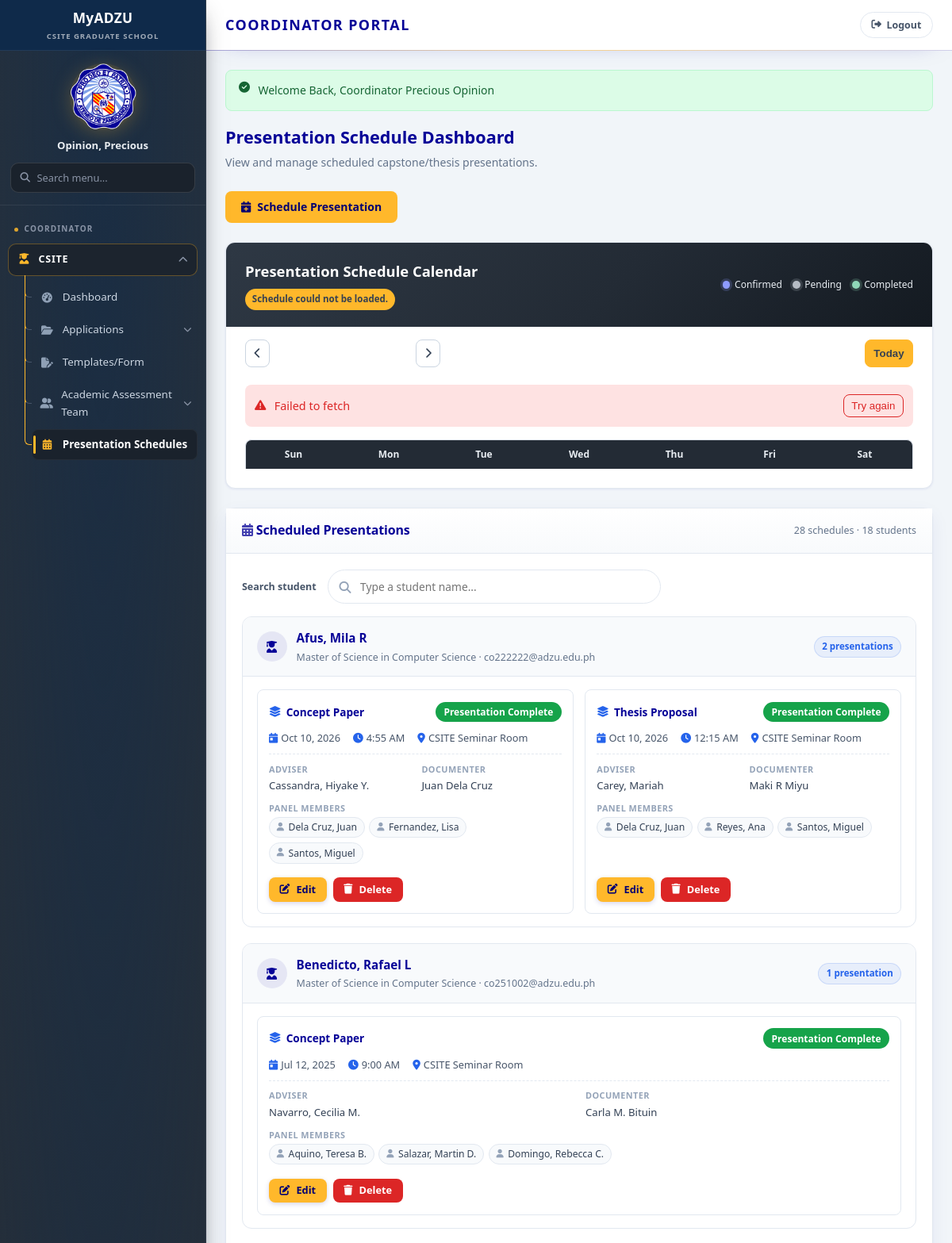
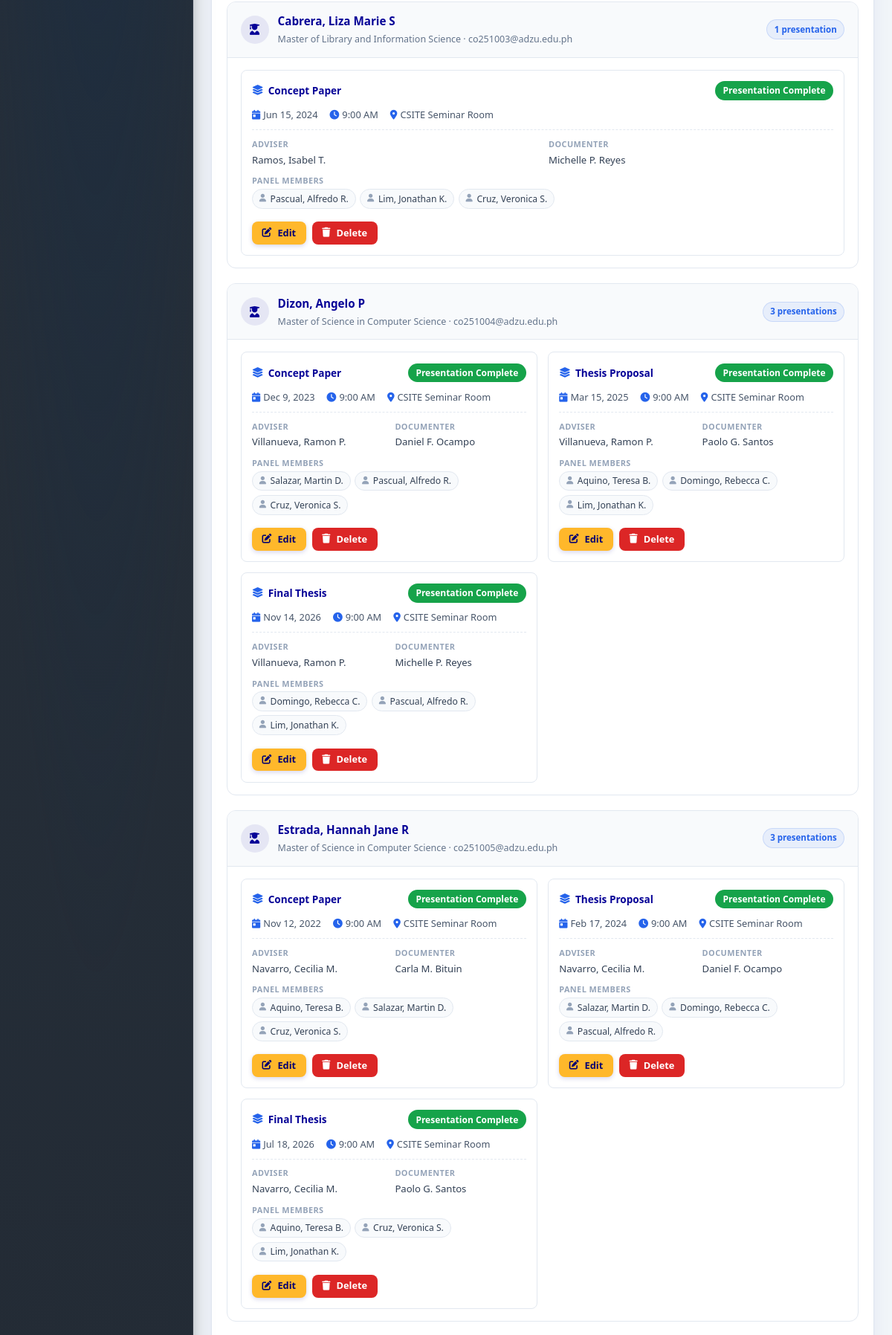
/coordinator/schedule/manage.php (signed in, upper part), run on the app's committed database (2 pictures, top to bottom).
### tables this page shows
CREATE TABLE `students` (
  `student_id` int(11) NOT NULL,
  `user_id` int(11) NOT NULL,
  `first_name` varchar(50) NOT NULL,
  `last_name` varchar(50) NOT NULL,
  `middle_initial` varchar(5) DEFAULT NULL,
  `age` int(11) NOT NULL,
  `gender` varchar(20) NOT NULL,
  `program` varchar(100) NOT NULL,
  `track` enum('thesis','capstone','seminar') NOT NULL,
  `adviser_name` varchar(150) DEFAULT NULL,
  `enrollment_date` date DEFAULT NULL,
  `archived_at` timestamp NULL DEFAULT NULL
);

CREATE TABLE `users` (
  `user_id` int(11) NOT NULL,
  `full_name` varchar(150) NOT NULL,
  `email` varchar(100) NOT NULL,
  `password` varchar(255) NOT NULL,
  `role` enum('student','coordinator','panel','adviser') NOT NULL,
  `created_at` timestamp NOT NULL DEFAULT current_timestamp()
);

CREATE TABLE `schedules` (
  `schedule_id` int(11) NOT NULL,
  `application_id` int(11) NOT NULL,
  `managed_by_user_id` int(11) NOT NULL,
  `presentation_date` date NOT NULL,
  `start_time` time NOT NULL,
  `end_time` time DEFAULT NULL,
  `venue` varchar(200) NOT NULL,
  `adviser_id` int(11) DEFAULT NULL,
  `documentor_first_name` varchar(100) DEFAULT NULL,
  `documentor_middle_name` varchar(100) DEFAULT NULL,
  `documentor_last_name` varchar(100) DEFAULT NULL,
  `status` enum('pending','confirmed','completed','cancelled') NOT NULL DEFAULT 'pending',
  `notes` text DEFAULT NULL,
  `created_at` timestamp NOT NULL DEFAULT current_timestamp(),
  `updated_at` timestamp NOT NULL DEFAULT current_timestamp() ON UPDATE current_timestamp()
);

CREATE TABLE `applications` (
  `application_id` int(11) NOT NULL,
  `user_id` int(11) NOT NULL,
  `presentation_stage` varchar(100) NOT NULL,
  `paper_title` text NOT NULL,
  `status` enum('submitted','under_review','for_payment','payment_recorded','ready_for_presentation','scheduled','approved','requires_revision','completed') DEFAULT 'submitted',
  `coordinator_comment` text DEFAULT NULL,
  `grad_school_endorsed` tinyint(1) NOT NULL DEFAULT 0,
  `payment_recorded` tinyint(1) NOT NULL DEFAULT 0,
  `receipt_number` varchar(100) DEFAULT NULL,
  `payment_date` date DEFAULT NULL,
  `payment_amount` decimal(10,2) DEFAULT NULL,
  `ready_for_presentation` tinyint(1) NOT NULL DEFAULT 0,
  `workflow_state` text DEFAULT NULL,
  `result` varchar(50) DEFAULT NULL,
  `submitted_at` timestamp NOT NULL DEFAULT current_timestamp(),
  `updated_at` timestamp NOT NULL DEFAULT current_timestamp() ON UPDATE current_timestamp(),
  `archived_at` timestamp NULL DEFAULT NULL
);

CREATE TABLE `advisor_pool` (
  `adviser_id` int(11) NOT NULL,
  `name` varchar(150) NOT NULL,
  `qualification` varchar(150) NOT NULL,
  `email` varchar(100) DEFAULT NULL,
  `availability` enum('available','unavailable') NOT NULL DEFAULT 'available',
  `notes` text DEFAULT NULL,
  `created_at` timestamp NOT NULL DEFAULT current_timestamp()
);

### coordinator/schedule/manage.php (the view, shortened to what the rows shown need)
<?php
require_once __DIR__ . '/../../includes/config/db.php';
require_once __DIR__ . '/../../includes/components/calendar.php';
$schedules = databaseSchedules();
if (!isset($pdo) || !($pdo instanceof PDO)) {
    try {
        $dbHost = defined('DB_HOST') ? DB_HOST : 'localhost';
        $dbName = defined('DB_NAME') ? DB_NAME : 'csite_grad_school';
        $dbUser = defined('DB_USER') ? DB_USER : 'root';
        $dbPass = defined('DB_PASS') ? DB_PASS : '';
        $pdo = new PDO("mysql:host={$dbHost};dbname={$dbName};charset=utf8mb4", $dbUser, $dbPass, [
            PDO::ATTR_ERRMODE            => PDO::ERRMODE_EXCEPTION,
            PDO::ATTR_DEFAULT_FETCH_MODE => PDO::FETCH_ASSOC,
        ]);
    } catch (PDOException $e) {
        $pdo = null;
    }
}
$upcomingPresentations = is_array($schedules) ? $schedules : [];
if ($pdo) {
    try {
        $scheduledStmt = $pdo->prepare(
            "SELECT a.application_id AS applicationId,
                    COALESCE(
                        NULLIF(TRIM(CONCAT(s.last_name, ', ', s.first_name, IF(s.middle_initial IS NULL OR TRIM(REPLACE(s.middle_initial, '.', '')) = '', '', CONCAT(' ', TRIM(REPLACE(s.middle_initial, '.', '')))))), ''),
                        u.full_name
                    ) AS studentName,
                    u.email AS studentEmail,
                    a.presentation_stage AS stage,
                    a.workflow_state AS workflowState,
                    a.status
             FROM applications a
             JOIN users u ON u.user_id = a.user_id
             LEFT JOIN students s ON s.user_id = u.user_id
             WHERE a.archived_at IS NULL AND a.status = 'scheduled'"
        );
        $scheduledStmt->execute();
        $coveredAppIds = [];
        foreach ($upcomingPresentations as $existing) {
            $candidate = (int) ($existing['applicationId'] ?? $existing['application_id'] ?? 0);
            if ($candidate > 0) {
                $coveredAppIds[$candidate] = true;
            }
        }
        foreach ($scheduledStmt->fetchAll() as $row) {
            $appId = (int) ($row['applicationId'] ?? 0);
            if ($appId <= 0 || isset($coveredAppIds[$appId])) {
                continue;
            }
            $wf = json_decode((string) ($row['workflowState'] ?? ''), true) ?: [];
            $upcomingPresentations[] = [
                'id'            => 'db_' . $appId,
                'applicationId' => $appId,
                'studentEmail'  => $row['studentEmail'] ?? '',
                'studentName'   => $row['studentName'] ?? '',
                'stage'         => $row['stage'] ?? '',
                'date'          => (string) ($wf['presentation_date'] ?? ''),
                'time'          => (string) ($wf['presentation_time'] ?? ''),
                'venue'         => (string) ($wf['presentation_venue'] ?? ''),
                'panel'         => (string) ($wf['presentation_panel'] ?? 'TBD'),
                'status'        => (($wf['presentation_status'] ?? '') === 'confirmed') ? 'confirmed' : 'pending',
            ];
        }
    } catch (Throwable $e) {
    }
}
usort($upcomingPresentations, static function ($a, $b) {
    $ta = strtotime((string) ($a['date'] ?? ''));
    $tb = strtotime((string) ($b['date'] ?? ''));
    if ($ta && $tb) {
        return $ta <=> $tb;
    }
    return $ta ? -1 : ($tb ? 1 : 0);
});
$schedules = $upcomingPresentations;
$profileCache = [];
$detailsCache = [];
foreach ($schedules as $index => $sch) {
    $email = strtolower(trim((string) ($sch['studentEmail'] ?? '')));
    $stageKey = stageKeyFromLabel((string) ($sch['stage'] ?? ''));
    if ($email !== '' && !array_key_exists($email, $detailsCache)) {
        $detailsCache[$email] = studentPresentationDetails($email);
    }
    if ($email !== '' && !array_key_exists($email, $profileCache)) {
        $profileCache[$email] = studentProfileForEmail($email);
    }
    if (empty($schedules[$index]['panelMembers']) && ctype_digit((string) ($sch['id'] ?? ''))) {
        $members = databaseSchedulePanelMembersForSchedule((int) $sch['id']);
        if ($members) {
            $schedules[$index]['panelMembers'] = array_values(array_map(
                static fn($member) => (string) $member['name'],
                $members
            ));
        }
    }
    $schedules[$index]['stageKey'] = $stageKey;
    $schedules[$index]['profile'] = $profileCache[$email] ?? null;
}
$scheduleGroups = [];
foreach ($schedules as $sch) {
    $groupKey = strtolower(trim((string) ($sch['studentEmail'] ?? '')));
    if (!isset($scheduleGroups[$groupKey])) {
        $scheduleGroups[$groupKey] = [
            'name' => (string) ($sch['studentName'] ?? $sch['student'] ?? ''),
            'email' => (string) ($sch['studentEmail'] ?? ''),
            'program' => (string) ($sch['profile']['program'] ?? ''),
            'track' => (string) ($sch['profile']['track'] ?? ''),
            'schedules' => [],
        ];
    }
    $scheduleGroups[$groupKey]['schedules'][] = $sch;
}
usort($scheduleGroups, static fn($a, $b) => strcasecmp($a['name'], $b['name']));
require_once __DIR__ . '/../../includes/layout/header.php';
?>
<div class="page-header">
    <h2>Presentation Schedule Dashboard</h2>
</div>
<div class="card">
    <div class="card-body">
        <?php if (!$scheduleGroups): ?>
        <p class="psched-empty">No presentations scheduled yet.</p>
        <?php else: ?>
        <div class="psched-groups" id="pschedGroups">
            <?php foreach ($scheduleGroups as $group): ?>
            <section class="psched-group">
                <header class="psched-group-head">
                    <span class="psched-avatar"><i class="fas fa-user-graduate"></i></span>
                    <div class="psched-group-title">
                        <h4><?= htmlspecialchars($group['name']) ?></h4>
                        <p><?= htmlspecialchars(($group['program'] !== '' ? $group['program'] : 'Program not set') . ($group['email'] !== '' ? ' · ' . $group['email'] : '')) ?></p>
                    </div>
                    <span class="psched-count"><?= count($group['schedules']) ?> presentation<?= count($group['schedules']) === 1 ? '' : 's' ?></span>
                </header>
                <div class="psched-entries">
                    <?php foreach ($group['schedules'] as $sch):
                        $adviser = trim((string) ($sch['adviser'] ?? ''));
                        $documentor = trim((string) ($sch['documentor'] ?? ''));
                        $documentor = trim(preg_replace('/\s*\([^)]*\)/', ' ', $documentor) ?? '');
                        $panelMembers = $sch['panelMembers'] ?? [];
                        $panelFallback = trim((string) ($sch['panel'] ?? ''));
                        $dateRaw = (string) ($sch['date'] ?? '');
                        $dateLabel = $dateRaw !== '' ? date('M j, Y', strtotime($dateRaw)) : '—';
                        $timeRaw = (string) ($sch['time'] ?? '');
                        $timeLabel = $timeRaw !== '' ? date('g:i A', strtotime('2000-01-01 ' . $timeRaw)) : '—';
                    ?>
                    <article class="psched-entry">
                        <div class="psched-entry-head">
                            <span class="psched-stage"><i class="fas fa-layer-group"></i> <?= htmlspecialchars((string) $sch['stage']) ?></span>
                            <?= statusBadge((string) $sch['status']) ?>
                        </div>
                        <div class="psched-when">
                            <span><i class="fas fa-calendar-day"></i><?= htmlspecialchars($dateLabel) ?></span>
                            <span><i class="fas fa-clock"></i><?= htmlspecialchars($timeLabel) ?></span>
                            <?php if (!empty($sch['venue'])): ?>
                            <span><i class="fas fa-map-marker-alt"></i><?= htmlspecialchars((string) $sch['venue']) ?></span>
                            <?php endif; ?>
                        </div>
                        <div class="psched-team">
                            <div class="psched-person">
                                <span class="psched-label">Adviser</span>
                                <span><?= $adviser !== '' ? htmlspecialchars($adviser) : '<span class="psched-none">Not assigned</span>' ?></span>
                            </div>
                            <div class="psched-person">
                                <span class="psched-label">Documenter</span>
                                <span><?= $documentor !== '' ? htmlspecialchars($documentor) : '<span class="psched-none">Not assigned</span>' ?></span>
                            </div>
                            <div class="psched-person is-wide">
                                <span class="psched-label">Panel Members</span>
                                <?php if ($panelMembers): ?>
                                <span class="psched-chips">
                                    <?php foreach ($panelMembers as $member): ?>
                                    <span class="psched-chip"><i class="fas fa-user"></i> <?= htmlspecialchars((string) $member) ?></span>
                                    <?php endforeach; ?>
                                </span>
                                <?php elseif ($panelFallback !== '' && strcasecmp($panelFallback, 'TBD') !== 0): ?>
                                <span><?= htmlspecialchars($panelFallback) ?></span>
                                <?php else: ?>
                                <span class="psched-none">Not assigned</span>
                                <?php endif; ?>
                            </div>
                        </div>
                        <div class="psched-actions">
                            <?php if (strpos((string) ($sch['id'] ?? ''), 'db_') !== 0): ?>
                            <a href="<?= url('coordinator/schedule/edit.php?id=' . urlencode((string) $sch['id'])) ?>" class="btn btn-primary coord-edit-btn" title="Edit schedule"><i class="fas fa-pen-to-square" aria-hidden="true"></i> Edit</a>
                            <?= coordDeleteLink(url('coordinator/schedule/manage.php?delete=' . urlencode((string) $sch['id'])), 'Delete this schedule?') ?>
                            <?php else: ?>
                            <?= coordDeleteLink(url('coordinator/schedule/manage.php?delete=' . urlencode((string) $sch['id'])), 'Remove this presentation schedule from the list and calendar?') ?>
                            <?php endif; ?>
                        </div>
                    </article>
                    <?php endforeach; ?>
                </div>
            </section>
            <?php endforeach; ?>
        </div>
        <?php endif; ?>
    </div>
</div>
<?php require_once __DIR__ . '/../../includes/layout/footer.php'; ?>

### includes/config/modules/10-ui-and-urls.php (shortened to what the rows shown need)
<?php
function statusBadge(string $status): string {
    $info = STATUSES[$status] ?? ['label' => ucfirst($status), 'class' => 'status-pending'];
    return '<span class="status-badge ' . $info['class'] . '">' . htmlspecialchars($info['label']) . '</span>';
}

### includes/config/modules/44-helpers.php (shortened to what the rows shown need)
<?php
function stageKeyFromLabel(string $label): string {
    $l = strtolower($label);
    if (str_contains($l, 'concept')) {
        return 'concept';
    }
    if (str_contains($l, 'final')) {
        return 'final';
    }
    return 'proposal';
}
function coordDeleteLink(string $href, string $message): string {
    return '<button type="button" class="btn btn-sm btn-danger" title="Delete" data-confirm-url="' . htmlspecialchars($href) . '" data-confirm-message="' . htmlspecialchars($message) . '"><i class="fas fa-trash"></i> Delete</button>';
}

### data on the page
students: user.full_name "Afus, Mila R", user.email "Master of Science in Computer Science · co222222@adzu.edu.ph", count($group['schedules']) "2"
schedules: application.presentation_stage "Concept Paper", status "Presentation Complete", presentation_date "Oct 10, 2026", start_time "4:55 AM", venue "CSITE Seminar Room", adviser.name "Cassandra, Hiyake Y.", documentor "Juan Dela Cruz", member "Dela Cruz, Juan", member "Fernandez, Lisa", member "Santos, Miguel"
schedules: application.presentation_stage "Thesis Proposal", status "Presentation Complete", presentation_date "Oct 10, 2026", start_time "12:15 AM", venue "CSITE Seminar Room", adviser.name "Carey, Mariah", documentor "Maki R Miyu", member "Dela Cruz, Juan", member "Reyes, Ana", member "Santos, Miguel"
students: user.full_name "Benedicto, Rafael L", program.email "Master of Science in Computer Science · co251002@adzu.edu.ph", count($group['schedules']) "1"
schedules: application.presentation_stage "Concept Paper", status "Presentation Complete", presentation_date "Jul 12, 2025", start_time "9:00 AM", venue "CSITE Seminar Room", adviser.name "Navarro, Cecilia M.", documentor "Carla M. Bituin", member "Aquino, Teresa B.", member "Salazar, Martin D.", member "Domingo, Rebecca C."
students: user.full_name "Cabrera, Liza Marie S", program.email "Master of Library and Information Science · co251003@adzu.edu.ph", count($group['schedules']) "1"
schedules: application.presentation_stage "Concept Paper", status "Presentation Complete", presentation_date "Jun 15, 2024", start_time "9:00 AM", venue "CSITE Seminar Room", adviser.name "Ramos, Isabel T.", documentor "Michelle P. Reyes", member "Pascual, Alfredo R.", member "Lim, Jonathan K.", member "Cruz, Veronica S."
students: user.full_name "Dizon, Angelo P", program.email "Master of Science in Computer Science · co251004@adzu.edu.ph", count($group['schedules']) "3"
schedules: application.presentation_stage "Concept Paper", status "Presentation Complete", presentation_date "Dec 9, 2023", start_time "9:00 AM", venue "CSITE Seminar Room", adviser.name "Villanueva, Ramon P.", documentor "Daniel F. Ocampo", member "Salazar, Martin D.", member "Pascual, Alfredo R.", member "Cruz, Veronica S."
schedules: application.presentation_stage "Thesis Proposal", status "Presentation Complete", presentation_date "Mar 15, 2025", start_time "9:00 AM", venue "CSITE Seminar Room", adviser.name "Villanueva, Ramon P.", documentor "Paolo G. Santos", member "Aquino, Teresa B.", member "Domingo, Rebecca C.", member "Lim, Jonathan K."
schedules: application.presentation_stage "Final Thesis", status "Presentation Complete", presentation_date "Nov 14, 2026", start_time "9:00 AM", venue "CSITE Seminar Room", adviser.name "Villanueva, Ramon P.", documentor "Michelle P. Reyes", member "Domingo, Rebecca C.", member "Pascual, Alfredo R.", member "Lim, Jonathan K."
students: user.full_name "Estrada, Hannah Jane R", program.email "Master of Science in Computer Science · co251005@adzu.edu.ph", count($group['schedules']) "3"
schedules: application.presentation_stage "Concept Paper", status "Presentation Complete", presentation_date "Nov 12, 2022", start_time "9:00 AM", venue "CSITE Seminar Room", adviser.name "Navarro, Cecilia M.", documentor "Carla M. Bituin", member "Aquino, Teresa B.", member "Salazar, Martin D.", member "Cruz, Veronica S."
schedules: application.presentation_stage "Thesis Proposal", status "Presentation Complete", presentation_date "Feb 17, 2024", start_time "9:00 AM", venue "CSITE Seminar Room", adviser.name "Navarro, Cecilia M.", documentor "Daniel F. Ocampo", member "Salazar, Martin D.", member "Domingo, Rebecca C.", member "Pascual, Alfredo R."
schedules: application.presentation_stage "Final Thesis", status "Presentation Complete", presentation_date "Jul 18, 2026", start_time "9:00 AM", venue "CSITE Seminar Room", adviser.name "Navarro, Cecilia M.", documentor "Paolo G. Santos", member "Aquino, Teresa B.", member "Cruz, Veronica S.", member "Lim, Jonathan K."

### other printed values
$userName "Opinion, Precious"
$item['label'] "Dashboard"
$item['label'] "Applications"
$item['label'] "Templates/Form"
$item['label'] "Academic Assessment Team"
$item['label'] "Presentation Schedules"
$flash['message'] "Welcome Back, Coordinator Precious Opinion"
$short "Sun"
$short "Mon"
$short "Tue"
$short "Wed"
$short "Thu"
$short "Fri"
$short "Sat"
$scheduleTotal "28"
